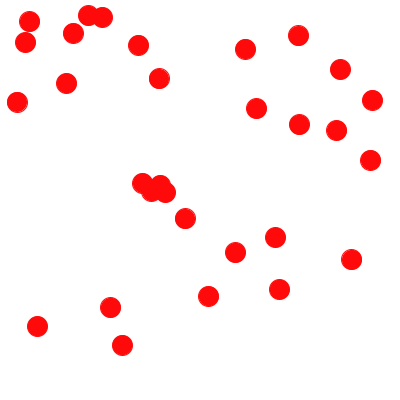
Frame 1 (no input)
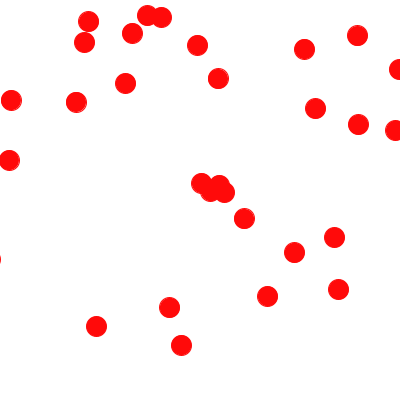
Frame 60 (the mouse pressed at the canvas centre just before this capture)
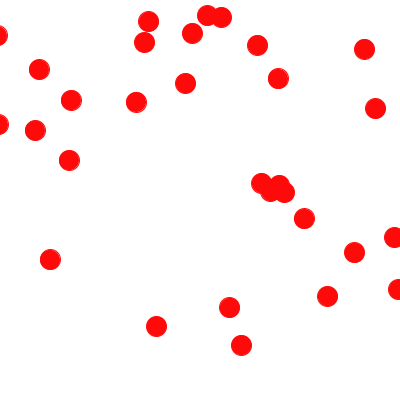
Frame 120 (the mouse held since frame 60 and released just before this capture)

The Processing sketch that drew these frames (run headless with seeded random() and noise(); from frame 60 on, the mouse is pressed at the canvas centre):

// Processing sketch: processing_102079
// ── processing_102079.pde

//Q4
float[] xBall;
float[] yBall;
int numberOfBalls = 30; //(a)
int radius=10;
void setup(){
  size(400,400);
  smooth();
  xBall = new float [numberOfBalls];
  yBall = new float [numberOfBalls];
  for(int i=0;i<numberOfBalls;i++){
    xBall[i] = random(radius,width-radius);
    yBall[i] = random(radius,height-radius); 
  }
}
void draw(){
  background(255);
  for(int i=0;i<numberOfBalls;i++){
    xBall[i] += 1; 
      if( xBall[i] - radius > width){
       // (h)には不等号がはいる
      xBall[i] = -radius; 
    }
    stroke(255,10,10);
    fill(255,10,10);
    ellipse(xBall[i],yBall[i],2*radius,2*radius);
  } 
}
